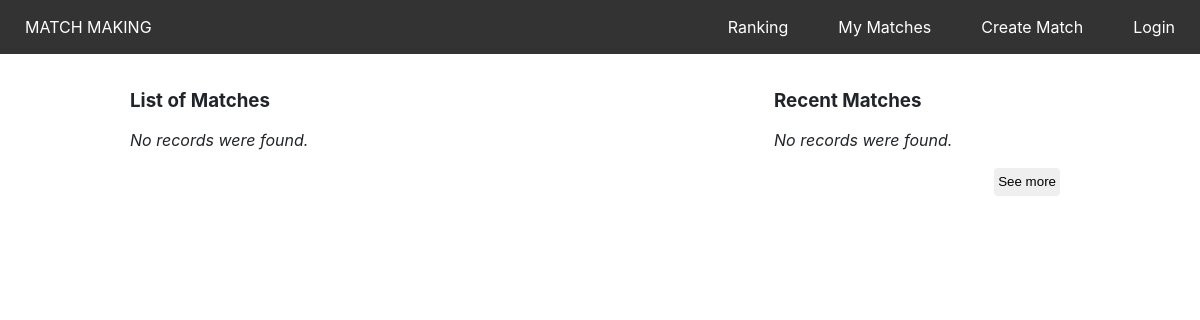
The app's page /home/index.php, older data.
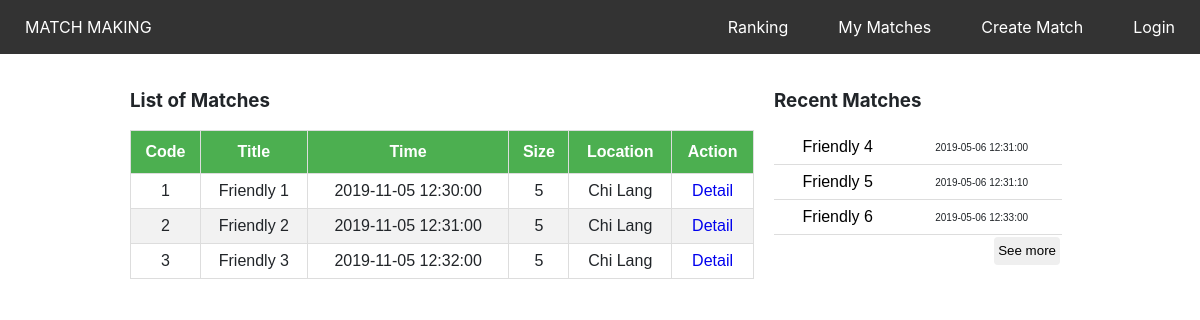
The same page, newer data.
### tables this page shows
CREATE TABLE matches
(
  match_id int NOT NULL AUTO_INCREMENT,
  title varchar (255),
  kind int default 5,
  startTime datetime,
  createdTime datetime,
  scoreA int default 0,
  scoreB int default 0,
  status int default 0,
  loc varchar (255),
  player_id varchar (20),
  primary key (match_id)
);

### home/index.php (the view, shortened to what this page needs)
<!DOCTYPE html>
<html lang="en">
<head>
  <link rel="stylesheet" type="text/css" href="../stylesheets/style.css">
  <link rel="stylesheet" type="text/css" href="index.css">
</head>
<body>
    <?php include('../common/header.php'); ?>
    <div class="container">
    <div class="row">
        <div class="column1">
            <h3>List of Matches</h3>
            <?php
                require_once "../dbConfig.php";
                $curtime = date('Y-m-d H:i:s');
                $sql = "SELECT * FROM matches WHERE startTime > '$curtime' ORDER BY createdTime DESC LIMIT 15";
                if($result = mysqli_query($link, $sql)){
                    if(mysqli_num_rows($result) > 0){
                        echo "<table class='matches'>";
                            echo "<thead>";
                                echo "<tr>";
                                    echo "<th>Code</th>";
                                    echo "<th>Title</th>";
                                    echo "<th>Time</th>";
                                    echo "<th>Size</th>";
                                    echo "<th>Location</th>";
                                    echo "<th>Action</th>";
                                echo "</tr>";
                            echo "</thead>";
                            echo "<tbody>";
                            while($row = mysqli_fetch_array($result)){
                                echo "<tr>";
                                    echo "<td>" . $row['match_id']  . "</td>";
                                    echo "<td>" . $row['title']     . "</td>";
                                    echo "<td>" . $row['startTime'] . "</td>";
                                    echo "<td>" . $row['kind']      . "</td>";
                                    echo "<td>" . $row['loc']       . "</td>";
                                    echo "<td>";
                                        echo "<a href='/matchup/match_detail/index.php?id=". $row['match_id'] ."' title='View Record' data-toggle='tooltip'>Detail</a>";
                                    echo "</td>";
                                echo "</tr>";
                            }
                            echo "</tbody>";
                        echo "</table>";
                    } else{
                        echo "<p class='lead'><em>No records were found.</em></p>";
                    }
                } else{
                    echo "ERROR: Could not able to execute $sql. " . mysqli_error($link);
                }
                ?>
        </div>
        <div class="column2">
            <h3>Recent Matches</h3>
            <?php
                $sql = "SELECT * FROM matches WHERE startTime < '$curtime' AND status = 1 LIMIT 3";
                if($result = mysqli_query($link, $sql)){
                    if(mysqli_num_rows($result) > 0){
                        echo "<table id='withAjax' class='matches'>";
                            echo "<tbody>";
                            while($row = mysqli_fetch_array($result)){
                                echo "<tr>";
                                    echo "<td><a href='index.php?id=1'>" . $row['title']  . "</a></td>";
                                    echo "<td class='line'>" . $row['startTime'] . "</td>";
                                echo "</tr>";
                            }
                            echo "</tbody>";
                        echo "</table>";
                    } else{
                        echo "<p class='lead'><em>No records were found.</em></p>";
                    }
                    echo "<button id='loadMore' class='btn' style='padding:3px; margin: 2px; float: right;' type='submit' value='Submit' >See more</button>";
                } else{
                    echo "ERROR: Could not able to execute $sql. " . mysqli_error($link);
                }
                ?>
        </div>
    </div>
</body>
</html>

### common/header.php
<?php
echo '<div class="fixed-header">';
echo    '<nav>';
echo        '<a href="/matchup/home" style="float:left">MATCH MAKING</a>';
	        if (isset($_COOKIE["player_id"])){
				echo '<a href = "/matchup/auth/logout.php">Logout</a>';
				require_once "../dbConfig.php";
				$player_id = $_COOKIE["player_id"];
				$sql = "SELECT p.name FROM player p where p.player_id = '$player_id'";
				$result = mysqli_query($link, $sql);
				if(mysqli_num_rows($result) > 0){
					while($row = mysqli_fetch_array($result)){
						echo '<a>Welcome ' . $row['name'] . '</a>';
					}
				}
			}
			else {
				echo '<a href = "/matchup/auth/login.php">Login</a>';
			}
echo        '<a href="/matchup/form-create-match">Create Match</a>';
echo        '<a href="#">My Matches</a>';
echo        '<a href="/matchup/ranking">Ranking</a>';
echo    '</nav>';
echo '</div>';
?>

### stylesheets/style.css (style rules this page uses)
html, body { margin: 0px; font-family: -apple-system,BlinkMacSystemFont,"Segoe UI",Roboto,"Helvetica Neue",Arial,"Noto Sans",sans-serif,"Apple Color Emoji","Segoe UI Emoji","Segoe UI Symbol","Noto Color Emoji"; font-size: 1rem; color: #212529; }
.btn { display: inline-block; font-weight: 400; text-align: center; vertical-align: middle; line-height: 1.5; border: 1px solid transparent; border-radius: .25rem; padding: .375rem .75rem; cursor: pointer !important; }
.fixed-header, .fixed-footer { width: 100%; position: fixed; background: #333; padding: 10px 0; color: #fff; }
.fixed-header { top: 0; }
nav a { color: #fff; text-decoration: none; padding: 7px 25px; display: inline-block; float: right; }
.container { width: 80%; margin: 0 auto; margin-top: 60px; }
.column1 { float: left; width: 65%; padding: 10px; }
.column2 { float: left; width: 30%; padding: 10px; }
.row { width: 100%; }

### home/index.css (style rules this page uses)
table { border-collapse:collapse; border-bottom:1px solid gray; font-family: Tahoma,Verdana,Segoe,sans-serif; width:72%; }
.matches { font-family: "Trebuchet MS", Arial, Helvetica, sans-serif; border-collapse: collapse; width: 100%; }
.matches td, .matches th { border: 1px solid #ddd; padding: 8px; text-align: center; }
.column2 .matches td, .column2 .matches th { border:none !important; padding: 8px; text-align: center; }
.column2 .matches tr { background-color: transparent !important; border-bottom: 1px solid #ddd; }
.column2 table { border-bottom: none; }
.matches tr:nth-child(even) { background-color: #f2f2f2; }
.matches th { padding-top: 12px; padding-bottom: 12px; background-color: #4CAF50; color: white; }
a:link, a:visited, a:active { text-decoration: none; }
.column2 a { color: black; }
.column2 .line { font-size: 10px; }

Row changes from the older to the newer data that the page shows:
now on this page (row edited): matches: match_id "1", title "Friendly 1", startTime "2019-11-05 12:30:00", kind "5", loc "Chi Lang", shown under "List of Matches"
added matches: match_id "2", title "Friendly 2", startTime "2019-11-05 12:31:00", kind "5", loc "Chi Lang", shown under "List of Matches"
added matches: match_id "3", title "Friendly 3", startTime "2019-11-05 12:32:00", kind "5", loc "Chi Lang", shown under "List of Matches"
added matches: title "Friendly 4", startTime "2019-05-06 12:31:00", shown under "Recent Matches"
added matches: title "Friendly 5", startTime "2019-05-06 12:31:10", shown under "Recent Matches"
added matches: title "Friendly 6", startTime "2019-05-06 12:33:00", shown under "Recent Matches"
Text that changed along with them:
text no longer shown: "No records were found. No records were found."
text now shown: "Code Title Time Size Location Action"
